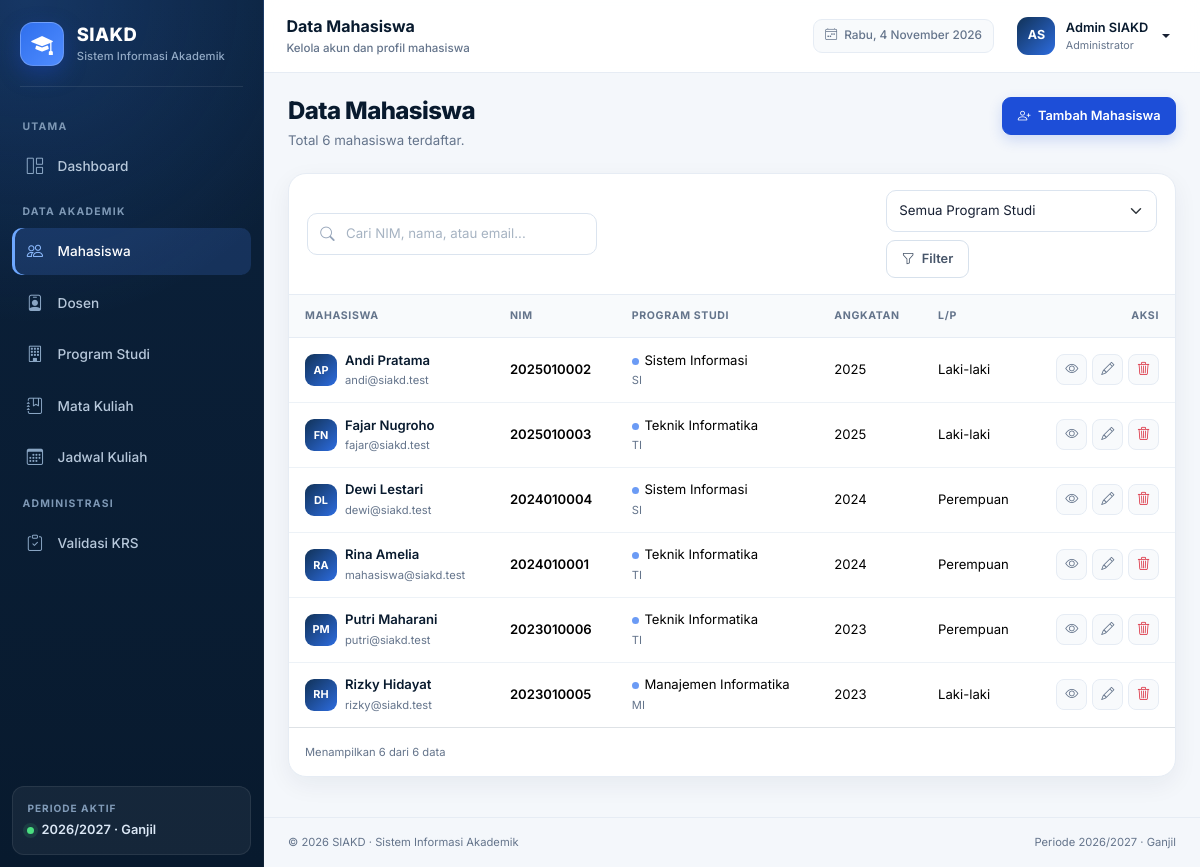
Page /admin/mahasiswa.php (signed in) on the committed database.
### tables this page shows
CREATE TABLE `users` (
    `id` INT UNSIGNED NOT NULL AUTO_INCREMENT,
    `nama` VARCHAR(100) NOT NULL,
    `email` VARCHAR(120) NOT NULL,
    `password` VARCHAR(255) NOT NULL,
    `role` ENUM('admin', 'dosen', 'mahasiswa') NOT NULL,
    `status` ENUM('aktif', 'nonaktif') NOT NULL DEFAULT 'aktif',
    `created_at` TIMESTAMP NOT NULL DEFAULT CURRENT_TIMESTAMP,
    `updated_at` TIMESTAMP NOT NULL DEFAULT CURRENT_TIMESTAMP ON UPDATE CURRENT_TIMESTAMP,
    PRIMARY KEY (`id`),
    UNIQUE KEY `uq_users_email` (`email`),
    KEY `idx_users_role` (`role`)
);

CREATE TABLE `mahasiswa` (
    `id` INT UNSIGNED NOT NULL AUTO_INCREMENT,
    `user_id` INT UNSIGNED NOT NULL,
    `nim` VARCHAR(20) NOT NULL,
    `nama` VARCHAR(100) NOT NULL,
    `email` VARCHAR(120) NOT NULL,
    `jenis_kelamin` ENUM('L', 'P') NOT NULL,
    `alamat` VARCHAR(255) NOT NULL,
    `prodi_id` INT UNSIGNED NOT NULL,
    `angkatan` YEAR NOT NULL,
    `created_at` TIMESTAMP NOT NULL DEFAULT CURRENT_TIMESTAMP,
    `updated_at` TIMESTAMP NOT NULL DEFAULT CURRENT_TIMESTAMP ON UPDATE CURRENT_TIMESTAMP,
    PRIMARY KEY (`id`),
    UNIQUE KEY `uq_mahasiswa_user` (`user_id`),
    UNIQUE KEY `uq_mahasiswa_nim` (`nim`),
    UNIQUE KEY `uq_mahasiswa_email` (`email`),
    KEY `idx_mahasiswa_prodi` (`prodi_id`),
    KEY `idx_mahasiswa_angkatan` (`angkatan`),
    CONSTRAINT `fk_mahasiswa_user` FOREIGN KEY (`user_id`) REFERENCES `users` (`id`) ON DELETE CASCADE ON UPDATE CASCADE,
    CONSTRAINT `fk_mahasiswa_prodi` FOREIGN KEY (`prodi_id`) REFERENCES `prodi` (`id`) ON DELETE RESTRICT ON UPDATE CASCADE
);

CREATE TABLE `prodi` (
    `id` INT UNSIGNED NOT NULL AUTO_INCREMENT,
    `kode_prodi` VARCHAR(10) NOT NULL,
    `nama_prodi` VARCHAR(100) NOT NULL,
    `created_at` TIMESTAMP NOT NULL DEFAULT CURRENT_TIMESTAMP,
    `updated_at` TIMESTAMP NOT NULL DEFAULT CURRENT_TIMESTAMP ON UPDATE CURRENT_TIMESTAMP,
    PRIMARY KEY (`id`),
    UNIQUE KEY `uq_prodi_kode` (`kode_prodi`),
    UNIQUE KEY `uq_prodi_nama` (`nama_prodi`)
);

### includes/functions.php (called while the page is built, shortened)
<?php
function base_url(string $path = ''): string
{
    $path = ltrim($path, '/');
    return BASE_URL . ($path !== '' ? '/' . $path : '/');
}
function e(mixed $value): string
{
    return htmlspecialchars((string) $value, ENT_QUOTES | ENT_SUBSTITUTE, 'UTF-8');
}
function query(string $key, mixed $default = ''): mixed
{
    if (!array_key_exists($key, $_GET)) {
        return $default;
    }
    $value = $_GET[$key];
    return is_string($value) ? trim($value) : $value;
}
function initials(string $name): string
{
    $parts = preg_split('/\s+/', trim($name)) ?: [];
    $initials = '';
    foreach (array_slice($parts, 0, 2) as $part) {
        $initials .= mb_strtoupper(mb_substr($part, 0, 1));
    }
    return $initials !== '' ? $initials : 'U';
}
function role_label(string $role): string
{
    return match ($role) {
        'admin' => 'Administrator',
        'dosen' => 'Dosen',
        'mahasiswa' => 'Mahasiswa',
        default => ucfirst($role),
    };
}

### includes/auth.php (called while the page is built, shortened)
<?php
require_once __DIR__ . '/../config/database.php';
require_once __DIR__ . '/functions.php';
function current_user(): ?array
{
    static $loaded = false;
    static $user = null;
    if ($loaded) {
        return $user;
    }
    $loaded = true;
    $userId = (int) ($_SESSION['user_id'] ?? 0);
    try {
        $stmt = db()->prepare(
            "SELECT u.id, u.nama, u.email, u.role, u.status, u.created_at,
                    m.id AS mahasiswa_id, m.nim, m.prodi_id AS mahasiswa_prodi_id,
                    m.angkatan, m.jenis_kelamin, m.alamat,
                    d.id AS dosen_id, d.nidn, d.prodi_id AS dosen_prodi_id
             FROM users u
             LEFT JOIN mahasiswa m ON m.user_id = u.id
             LEFT JOIN dosen d ON d.user_id = u.id
             WHERE u.id = :id AND u.status = 'aktif'
             LIMIT 1"
        );
        $stmt->execute(['id' => $userId]);
        $result = $stmt->fetch();
        if ($result) {
            $user = $result;
            return $user;
        }
    } catch (Throwable $exception) {
        error_log('Auth check failed: ' . $exception->getMessage());
    }
    return null;
}
function require_login(): array
{
    $user = current_user();
    return $user;
}
function require_role(string ...$roles): array
{
    $user = require_login();
    return $user;
}

### config/database.php (called while the page is built, shortened)
<?php
function db(): PDO
{
    static $pdo = null;
    if ($pdo instanceof PDO) {
        return $pdo;
    }
    $dsn = sprintf(
        'mysql:host=%s;port=%s;dbname=%s;charset=utf8mb4',
        DB_HOST,
        DB_PORT,
        DB_NAME
    );
    try {
        $pdo = new PDO($dsn, DB_USER, DB_PASS, [
            PDO::ATTR_ERRMODE => PDO::ERRMODE_EXCEPTION,
            PDO::ATTR_DEFAULT_FETCH_MODE => PDO::FETCH_ASSOC,
            PDO::ATTR_EMULATE_PREPARES => false,
        ]);
    } catch (PDOException $exception) {
        error_log('Database connection failed: ' . $exception->getMessage());
        throw new RuntimeException(
            'Koneksi database gagal. Pastikan MySQL berjalan dan database "siakd" sudah diimpor dari database.sql.'
        );
    }
    return $pdo;
}

### admin/mahasiswa.php (the view, shortened to what this page needs)
<?php
require_once __DIR__ . '/../includes/auth.php';
require_role('admin');
$pageTitle = 'Data Mahasiswa';
$pageSubtitle = 'Kelola akun dan profil mahasiswa';
$search = (string) query('q');
$page = current_page();
$perPage = 10;
$conditions = [];
$where = $conditions ? 'WHERE ' . implode(' AND ', $conditions) : '';
$countStmt = db()->prepare("SELECT COUNT(*) FROM mahasiswa m $where");
$countStmt->execute();
$totalData = (int) $countStmt->fetchColumn();
$totalPages = max(1, (int) ceil($totalData / $perPage));
$page = min($page, $totalPages);
$offset = page_offset($page, $perPage);
$stmt = db()->prepare(
    "SELECT m.id, m.nim, m.nama, m.email, m.jenis_kelamin, m.angkatan,
            p.nama_prodi, p.kode_prodi
     FROM mahasiswa m
     JOIN prodi p ON p.id = m.prodi_id
     $where
     ORDER BY m.angkatan DESC, m.nama ASC
     LIMIT :limit OFFSET :offset"
);
$stmt->bindValue(':limit', $perPage, PDO::PARAM_INT);
$stmt->bindValue(':offset', $offset, PDO::PARAM_INT);
$stmt->execute();
$mahasiswaList = $stmt->fetchAll();
require_once __DIR__ . '/../includes/header.php';
?>
<div class="page-heading">
    <div>
        <h1>Data Mahasiswa</h1>
        <p>Total <?= number_format($totalData, 0, ',', '.') ?> mahasiswa terdaftar<?= $search !== '' ? ' untuk pencarian "#' . e($search) . '"' : '' ?>.</p>
    </div>
    <a href="<?= e(base_url('admin/mahasiswa_form.php')) ?>" class="btn btn-primary">
        <i class="bi bi-person-plus me-1" aria-hidden="true"></i> Tambah Mahasiswa
    </a>
</div>
<div class="card">
    <form class="filter-bar" method="get" action="<?= e(base_url('admin/mahasiswa.php')) ?>">
        <div class="search-box">
            <i class="bi bi-search" aria-hidden="true"></i>
            <input type="search" class="form-control" name="q" value="<?= e($search) ?>" placeholder="Cari NIM, nama, atau email..." aria-label="Cari mahasiswa">
        </div>
        <div class="d-flex flex-wrap align-items-center gap-2">
            <select class="form-select" name="prodi" aria-label="Filter program studi" style="min-width: 180px;">
                <option value="">Semua Program Studi</option>
            </select>
            <button type="submit" class="btn btn-outline-secondary">
                <i class="bi bi-funnel me-1" aria-hidden="true"></i> Filter
            </button>
        </div>
    </form>
    <?php if ($mahasiswaList): ?>
        <div class="table-responsive">
            <table class="table">
                <thead>
                    <tr>
                        <th>Mahasiswa</th>
                        <th>NIM</th>
                        <th>Program Studi</th>
                        <th>Angkatan</th>
                        <th>L/P</th>
                        <th class="text-end">Aksi</th>
                    </tr>
                </thead>
                <tbody>
                    <?php foreach ($mahasiswaList as $row): ?>
                        <tr>
                            <td>
                                <div class="d-flex align-items-center gap-2">
                                    <span class="avatar avatar-sm"><?= e(initials($row['nama'])) ?></span>
                                    <div class="min-w-0">
                                        <span class="cell-title"><?= e($row['nama']) ?></span>
                                        <span class="cell-subtitle"><?= e($row['email']) ?></span>
                                    </div>
                                </div>
                            </td>
                            <td><span class="fw-semibold"><?= e($row['nim']) ?></span></td>
                            <td>
                                <span class="prodi-dot"></span><?= e($row['nama_prodi']) ?>
                                <span class="cell-subtitle"><?= e($row['kode_prodi']) ?></span>
                            </td>
                            <td><?= (int) $row['angkatan'] ?></td>
                            <td><?= $row['jenis_kelamin'] === 'L' ? 'Laki-laki' : 'Perempuan' ?></td>
                            <td>
                                <div class="table-actions">
                                    <a href="<?= e(base_url('admin/mahasiswa_detail.php?id=' . (int) $row['id'])) ?>" class="btn-icon" data-bs-toggle="tooltip" title="Lihat detail" aria-label="Lihat detail <?= e($row['nama']) ?>">
                                        <i class="bi bi-eye" aria-hidden="true"></i>
                                    </a>
                                    <a href="<?= e(base_url('admin/mahasiswa_form.php?id=' . (int) $row['id'])) ?>" class="btn-icon" data-bs-toggle="tooltip" title="Edit" aria-label="Edit <?= e($row['nama']) ?>">
                                        <i class="bi bi-pencil" aria-hidden="true"></i>
                                    </a>
                                    <button type="button" class="btn-icon text-danger" data-bs-toggle="modal" data-bs-target="#deleteModal"
                                            data-delete-url="<?= e(base_url('actions/mahasiswa.php')) ?>"
                                            data-delete-action="delete"
                                            data-delete-id="<?= (int) $row['id'] ?>"
                                            data-delete-name="mahasiswa <?= e($row['nama']) ?>"
                                            title="Hapus" aria-label="Hapus <?= e($row['nama']) ?>">
                                        <i class="bi bi-trash3" aria-hidden="true"></i>
                                    </button>
                                </div>
                            </td>
                        </tr>
                    <?php endforeach; ?>
                </tbody>
            </table>
        </div>
        <div class="d-flex flex-wrap align-items-center justify-content-between gap-2 px-3 py-3 border-top">
            <span class="small-note">Menampilkan <?= count($mahasiswaList) ?> dari <?= $totalData ?> data</span>
        </div>
    <?php endif; ?>
</div>
<?php require_once __DIR__ . '/../includes/footer.php'; ?>

### includes/navbar.php (shortened to what this page needs)
<?php
$hariInggris = ['Sunday' => 'Minggu', 'Monday' => 'Senin', 'Tuesday' => 'Selasa', 'Wednesday' => 'Rabu', 'Thursday' => 'Kamis', 'Friday' => 'Jumat', 'Saturday' => 'Sabtu'];
$bulanInggris = [1 => 'Januari', 'Februari', 'Maret', 'April', 'Mei', 'Juni', 'Juli', 'Agustus', 'September', 'Oktober', 'November', 'Desember'];
$tanggalHariIni = ($hariInggris[date('l')] ?? date('l')) . ', ' . date('j') . ' ' . ($bulanInggris[(int) date('n')] ?? '') . ' ' . date('Y');
?>
<nav class="app-topbar d-flex align-items-center justify-content-between gap-2" aria-label="Navigasi atas">
    <div class="d-flex align-items-center gap-2 gap-md-3 min-w-0">
        <div class="min-w-0">
            <p class="topbar-title"><?= e($pageTitle) ?></p>
            <span class="topbar-subtitle"><?= e($pageSubtitle) ?></span>
        </div>
    </div>
    <div class="d-flex align-items-center gap-2 gap-md-3">
        <span class="topbar-date">
            <i class="bi bi-calendar4-week" aria-hidden="true"></i>
            <?= e($tanggalHariIni) ?>
        </span>
        <div class="dropdown">
            <button class="user-menu dropdown-toggle" type="button" data-bs-toggle="dropdown" aria-expanded="false" aria-label="Menu profil pengguna">
                <span class="avatar"><?= e(initials($currentUser['nama'])) ?></span>
                <span class="user-meta">
                    <span class="user-name"><?= e($currentUser['nama']) ?></span>
                    <span class="user-role"><?= e(role_label($currentUser['role'])) ?></span>
                </span>
            </button>
        </div>
    </div>
</nav>

### rows in the picture
users: nama "AS", nama "Admin SIAKD", role "Administrator"
mahasiswa: nama "AP", nama "Andi Pratama", email "andi@siakd.test", nim "2025010002", prodi.nama_prodi "Sistem Informasi", prodi.kode_prodi "SI", angkatan "2025", jenis_kelamin "Laki-laki"
mahasiswa: nama "FN", nama "Fajar Nugroho", email "fajar@siakd.test", nim "2025010003", prodi.nama_prodi "Teknik Informatika", prodi.kode_prodi "TI", angkatan "2025", jenis_kelamin "Laki-laki"
mahasiswa: nama "DL", nama "Dewi Lestari", email "dewi@siakd.test", nim "2024010004", prodi.nama_prodi "Sistem Informasi", prodi.kode_prodi "SI", angkatan "2024", jenis_kelamin "Perempuan"
mahasiswa: nama "RA", nama "Rina Amelia", email "mahasiswa@siakd.test", nim "2024010001", prodi.nama_prodi "Teknik Informatika", prodi.kode_prodi "TI", angkatan "2024", jenis_kelamin "Perempuan"
mahasiswa: nama "PM", nama "Putri Maharani", email "putri@siakd.test", nim "2023010006", prodi.nama_prodi "Teknik Informatika", prodi.kode_prodi "TI", angkatan "2023", jenis_kelamin "Perempuan"
mahasiswa: nama "RH", nama "Rizky Hidayat", email "rizky@siakd.test", nim "2023010005", prodi.nama_prodi "Manajemen Informatika", prodi.kode_prodi "MI", angkatan "2023", jenis_kelamin "Laki-laki"

### other values in the picture
APP_NAME "SIAKD"
APP_FULL_NAME "Sistem Informasi Akademik"
$section['label'] "UTAMA"
$item['title'] "Dashboard"
$section['label'] "DATA AKADEMIK"
$item['title'] "Mahasiswa"
$item['title'] "Dosen"
$item['title'] "Program Studi"
$item['title'] "Mata Kuliah"
$item['title'] "Jadwal Kuliah"
$section['label'] "ADMINISTRASI"
$item['title'] "Validasi KRS"
TAHUN_AJARAN_AKTIF "2026/2027"
SEMESTER_AKTIF "Ganjil"
$pageTitle "Data Mahasiswa"
